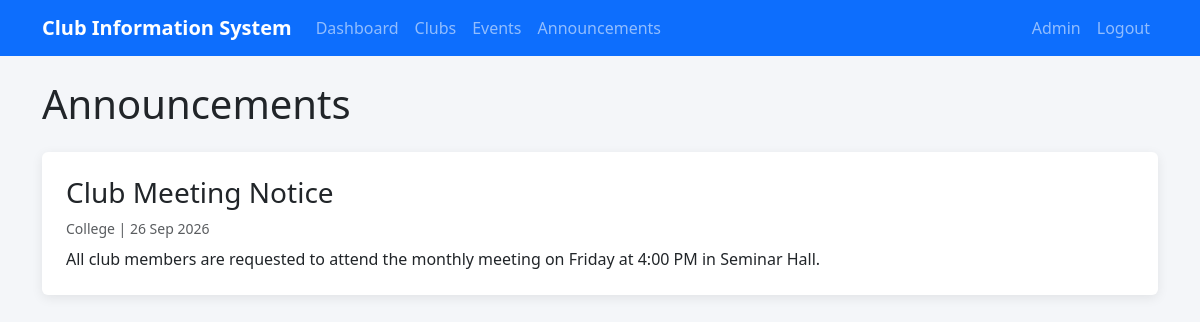
The page /announcements/ (signed in) on the database its author committed.
### clubApp/models.py (models this page shows, shortened)
class Announcement(models.Model):
    title = models.CharField(max_length=100)
    message = models.TextField()
    club = models.ForeignKey(Club, on_delete=models.CASCADE, null=True, blank=True, related_name="announcements")
    created_at = models.DateTimeField(auto_now_add=True)

### clubApp/views.py (the view)
# urls.py: path('announcements/', views.announcements_view, name='announcements'),
@login_required
def announcements_view(request):
    announcements = Announcement.objects.select_related('club').order_by('-created_at')
    return render(request, 'clubApp/announcements.html', {'announcements': announcements})

### templates/clubApp/announcements.html (shortened to what this page needs)
{% extends 'clubApp/base.html' %}
{% block content %}<h1 class="mb-4">Announcements</h1>{% for a in announcements %}<div class="card p-4 mb-3"><h3>{{ a.title }}</h3><small class="text-muted">{{ a.club.name|default:'College' }} | {{ a.created_at|date:'d M Y' }}</small><p class="mt-2 mb-0">{{ a.message }}</p></div>{% empty %}<p>No announcements.</p>{% endfor %}{% endblock %}

### templates/clubApp/base.html (style rules this page uses)
body { background:#f4f6f9 }
.card { border:0;box-shadow:0 3px 12px rgba(0,0,0,.08) }

### rows shown on the page
Announcement: title "Club Meeting Notice", club.name "College", created_at "26 Sep 2026", message "All club members are requested to attend the monthly meeting on Friday at 4:00 PM in Seminar Hall."
